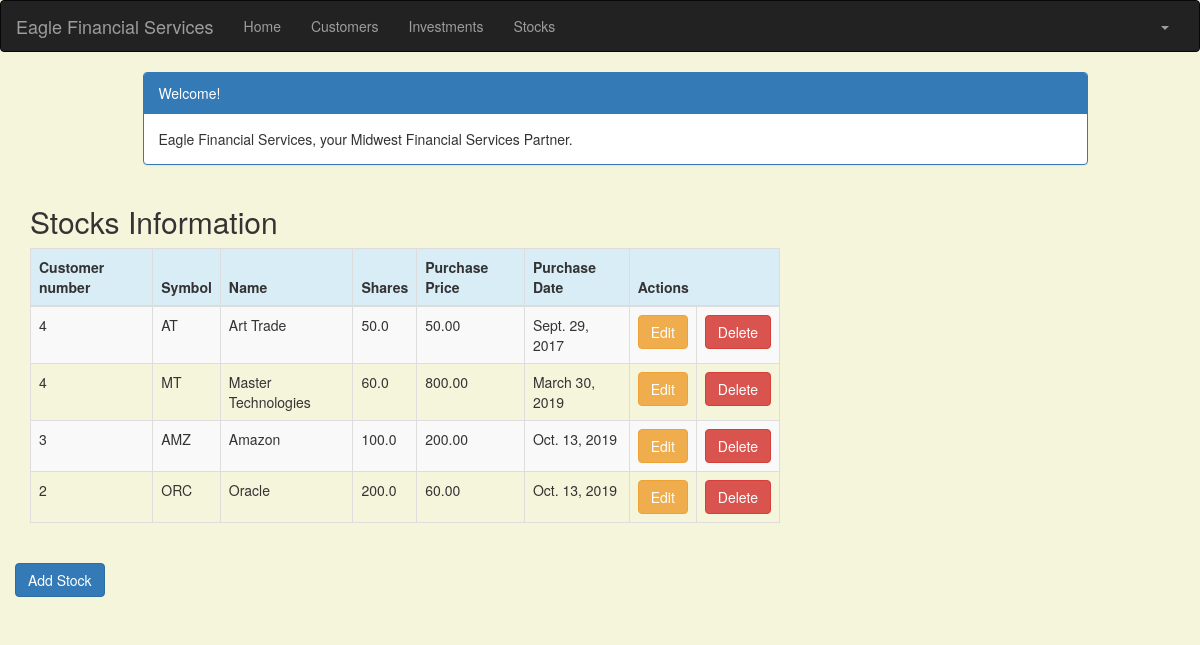
/stock_list (signed in), run on the app's committed database.
### portfolio/models.py (models this page shows, shortened)
class Stock(models.Model):
    objects = None
    customer = models.ForeignKey(Customer, on_delete=models.CASCADE, related_name='stocks')
    symbol = models.CharField(max_length=10)
    name = models.CharField(max_length=50)
    shares = models.DecimalField(max_digits=10, decimal_places=1)
    purchase_price = models.DecimalField(max_digits=10, decimal_places=2)
    purchase_date = models.DateField(default=timezone.now, blank=True, null=True)

class Customer(models.Model):
    objects = None
    name = models.CharField(max_length=50)
    address = models.CharField(max_length=200)
    customer_number = models.IntegerField(blank=False, null=False)
    city = models.CharField(max_length=50)
    state = models.CharField(max_length=50)
    zip_code = models.CharField(max_length=10)
    email = models.EmailField(max_length=200)
    cell_phone = models.CharField(max_length=50)
    created_date = models.DateTimeField(
        default=timezone.now)
    updated_date = models.DateTimeField(auto_now_add=True)
    def __str__(self):
        return str(self.customer_number)

### portfolio/views.py (the view)
# urls.py: path('stock_list', views.stock_list, name='stock_list'),
@login_required
def stock_list(request):
    stocks = Stock.objects.filter(purchase_date__lte=timezone.now())
    return render(request, 'portfolio/stock_list.html', {'stocks': stocks})

### portfolio/templates/portfolio/stock_list.html (shortened to what this page needs)
<!DOCTYPE html>
{% extends 'portfolio/base.html' %}
{% load crispy_forms_tags %}
{% block content %}
<html lang="en">
    <head>
        <link rel="stylesheet" href="https://maxcdn.bootstrapcdn.com/bootstrap/3.3.4/css/bootstrap.min.css">
    </head>
    <body>
    <div class="container">
        <div class="row">
            <div class="col-md-10 col-md-offset-1">
                <div class="panel panel-primary">
                    <div class="panel-heading">Welcome!</div>
                    <div class="panel-body">
                        Eagle Financial Services, your Midwest Financial Services Partner.
                    </div>
                </div>
            </div>
        </div>
    </div>
    <div class="row">
        <h2 style="padding-left: 15Px">Stocks Information</h2>
    </div>
    <div>
        <table class="table table-striped table-bordered table-hover">
            <thead>
            <tr class="bg-info">
                <th>Customer number</th>
                <th>Symbol</th>
                <th>Name</th>
                <th>Shares</th>
                <th>Purchase Price</th>
                <th>Purchase Date</th>
                <th colspan="3">Actions</th>
            </tr>
            </thead>
            <tbody>
            {% for stock in stocks %}
                <tr>
                    <td>{{ stock.customer }}</td>
                    <td>{{ stock.symbol }}</td>
                    <td>{{ stock.name }}</td>
                    <td>{{ stock.shares }}</td>
                    <td>{{ stock.purchase_price }}</td>
                    <td>{{ stock.purchase_date }}</td>
                    <td><a href="{% url 'portfolio:stock_edit' pk=stock.pk %}"
                           class="btn btn-warning">Edit</a></td>
                    <td><a href="{% url 'portfolio:stock_delete' pk=stock.pk %}"
                           onclick="return confirm('Are you sure you want to delete?')"
                           class="btn btn-danger">Delete</a>
                    </td>
                </tr>
            {% endfor %}
            </tbody>
        </table>
      <div class="row">
         <a href="{% url 'portfolio:stock_new' %}" class="row"><span
                    class="btn btn-primary">Add Stock</span></a>
     </div>
    </div>
    </body>
</html>
{% endblock %}

### portfolio/templates/portfolio/base.html (shortened to what this page needs)
<!DOCTYPE html>
{% load staticfiles %}
<html lang="en">
<head>
    <link rel="stylesheet" href="https://maxcdn.bootstrapcdn.com/bootstrap/3.3.7/css/bootstrap.min.css">
</head>
<body id="app-layout">
<nav class="navbar navbar-inverse">
    <div class="container-fluid">
        <div class="navbar-header">
            <a class="navbar-brand" href="/">
                Eagle Financial Services
            </a>
        </div>
        <div class="collapse navbar-collapse" id="myNavbar">
            <ul class="nav navbar-nav">
                <li><a href="{% url 'portfolio:home' %}">Home</a></li>
                <li><a href="{% url 'portfolio:customer_list' %}">Customers</a></li>
               <li><a href="{% url 'portfolio:investment_list' %}">Investments</a></li>
                <li><a href="{% url 'portfolio:stock_list' %}">Stocks</a></li>
            </ul>
            <ul class="nav navbar-nav navbar-right">
                {% if user.is_authenticated %}
                    <li class="dropdown">
                        <a href="#" class="dropdown-toggle" data-toggle="dropdown" role="button" aria-expanded="false">
                            <span class="caret"></span>
                        </a>
                    </li>
                {% else %}
                    <li><a href="{% url 'login' %}"><span class="glyphicon glyphicon-log-in"></span> Login</a></li>
                {% endif %}
            </ul>
        </div>
    </div>
</nav>
<div class="content container">
    <div class="row">
        <div class="col-md-8">
            {% block content %}{% endblock %}
        </div>
    </div>
</body>
</html>

### portfolio/templates/portfolio/base.html (style rules this page uses)
.navbar { margin-bottom: 0; border-radius: 0; }

### portfolio/templates/portfolio/stock_list.html (style rules this page uses)
body { background-color: beige; }

### data on the page
Stock: customer "4", symbol "AT", name "Art Trade", shares "50.0", purchase_price "50.00", purchase_date "Sept. 29, 2017"
Stock: customer "4", symbol "MT", name "Master Technologies", shares "60.0", purchase_price "800.00", purchase_date "March 30, 2019"
Stock: customer "3", symbol "AMZ", name "Amazon", shares "100.0", purchase_price "200.00", purchase_date "Oct. 13, 2019"
Stock: customer "2", symbol "ORC", name "Oracle", shares "200.0", purchase_price "60.00", purchase_date "Oct. 13, 2019"
